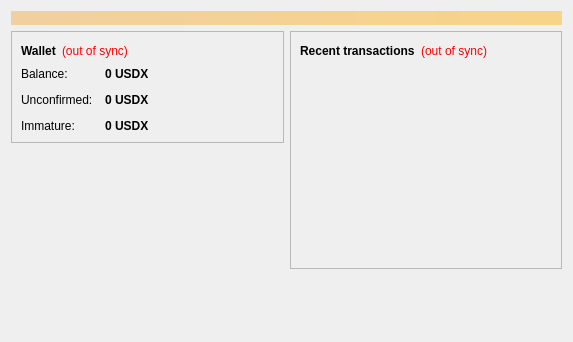
<?xml version="1.0" encoding="UTF-8"?>
<ui version="4.0">
 <class>OverviewPage</class>
 <widget class="QWidget" name="OverviewPage">
  <property name="geometry">
   <rect>
    <x>0</x>
    <y>0</y>
    <width>573</width>
    <height>342</height>
   </rect>
  </property>
  <property name="windowTitle">
   <string>Form</string>
  </property>
  <layout class="QVBoxLayout" name="topLayout">
   <item>
    <widget class="QLabel" name="labelAlerts">
     <property name="visible">
      <bool>false</bool>
     </property>
     <property name="styleSheet">
      <string notr="true">background-color: qlineargradient(x1: 0, y1: 0, x2: 1, y2: 0, stop:0 #F0D0A0, stop:1 #F8D488); color:#000000;</string>
     </property>
     <property name="wordWrap">
      <bool>true</bool>
     </property>
     <property name="margin">
      <number>3</number>
     </property>
    </widget>
   </item>
   <item>
    <layout class="QHBoxLayout" name="horizontalLayout" stretch="1,1">
     <item>
      <layout class="QVBoxLayout" name="verticalLayout_2">
       <item>
        <widget class="QFrame" name="frame">
         <property name="frameShape">
          <enum>QFrame::StyledPanel</enum>
         </property>
         <property name="frameShadow">
          <enum>QFrame::Raised</enum>
         </property>
         <layout class="QVBoxLayout" name="verticalLayout_4">
          <item>
           <layout class="QHBoxLayout" name="horizontalLayout_4">
            <item>
             <widget class="QLabel" name="label_5">
              <property name="font">
               <font>
                <weight>75</weight>
                <bold>true</bold>
               </font>
              </property>
              <property name="text">
               <string>Wallet</string>
              </property>
             </widget>
            </item>
            <item>
             <widget class="QLabel" name="labelWalletStatus">
              <property name="toolTip">
               <string>The displayed information may be out of date. Your wallet automatically synchronizes with the Usdxcoin network after a connection is established, but this process has not completed yet.</string>
              </property>
              <property name="styleSheet">
               <string notr="true">QLabel { color: red; }</string>
              </property>
              <property name="text">
               <string notr="true">(out of sync)</string>
              </property>
              <property name="alignment">
               <set>Qt::AlignLeading|Qt::AlignLeft|Qt::AlignVCenter</set>
              </property>
             </widget>
            </item>
            <item>
             <spacer name="horizontalSpacer_2">
              <property name="orientation">
               <enum>Qt::Horizontal</enum>
              </property>
              <property name="sizeHint" stdset="0">
               <size>
                <width>40</width>
                <height>20</height>
               </size>
              </property>
             </spacer>
            </item>
           </layout>
          </item>
          <item>
           <layout class="QFormLayout" name="formLayout_2">
            <property name="fieldGrowthPolicy">
             <enum>QFormLayout::AllNonFixedFieldsGrow</enum>
            </property>
            <property name="horizontalSpacing">
             <number>12</number>
            </property>
            <property name="verticalSpacing">
             <number>12</number>
            </property>
            <item row="0" column="0">
             <widget class="QLabel" name="label">
              <property name="text">
               <string>Balance:</string>
              </property>
             </widget>
            </item>
            <item row="0" column="1">
             <widget class="QLabel" name="labelBalance">
              <property name="font">
               <font>
                <weight>75</weight>
                <bold>true</bold>
               </font>
              </property>
              <property name="cursor">
               <cursorShape>IBeamCursor</cursorShape>
              </property>
              <property name="toolTip">
               <string>Your current balance</string>
              </property>
              <property name="text">
               <string notr="true">0 USDX</string>
              </property>
              <property name="textInteractionFlags">
               <set>Qt::LinksAccessibleByMouse|Qt::TextSelectableByKeyboard|Qt::TextSelectableByMouse</set>
              </property>
             </widget>
            </item>
            <item row="1" column="0">
             <widget class="QLabel" name="label_3">
              <property name="text">
               <string>Unconfirmed:</string>
              </property>
             </widget>
            </item>
            <item row="1" column="1">
             <widget class="QLabel" name="labelUnconfirmed">
              <property name="font">
               <font>
                <weight>75</weight>
                <bold>true</bold>
               </font>
              </property>
              <property name="cursor">
               <cursorShape>IBeamCursor</cursorShape>
              </property>
              <property name="toolTip">
               <string>Total of transactions that have yet to be confirmed, and do not yet count toward the current balance</string>
              </property>
              <property name="text">
               <string notr="true">0 USDX</string>
              </property>
              <property name="textInteractionFlags">
               <set>Qt::LinksAccessibleByMouse|Qt::TextSelectableByKeyboard|Qt::TextSelectableByMouse</set>
              </property>
             </widget>
            </item>
            <item row="2" column="0">
             <widget class="QLabel" name="labelImmatureText">
              <property name="text">
               <string>Immature:</string>
              </property>
             </widget>
            </item>
            <item row="2" column="1">
             <widget class="QLabel" name="labelImmature">
              <property name="font">
               <font>
                <weight>75</weight>
                <bold>true</bold>
               </font>
              </property>
              <property name="toolTip">
               <string>Mined balance that has not yet matured</string>
              </property>
              <property name="text">
               <string notr="true">0 USDX</string>
              </property>
              <property name="textInteractionFlags">
               <set>Qt::LinksAccessibleByMouse|Qt::TextSelectableByKeyboard|Qt::TextSelectableByMouse</set>
              </property>
             </widget>
            </item>
           </layout>
          </item>
         </layout>
        </widget>
       </item>
       <item>
        <spacer name="verticalSpacer">
         <property name="orientation">
          <enum>Qt::Vertical</enum>
         </property>
         <property name="sizeHint" stdset="0">
          <size>
           <width>20</width>
           <height>40</height>
          </size>
         </property>
        </spacer>
       </item>
      </layout>
     </item>
     <item>
      <layout class="QVBoxLayout" name="verticalLayout_3">
       <item>
        <widget class="QFrame" name="frame_2">
         <property name="frameShape">
          <enum>QFrame::StyledPanel</enum>
         </property>
         <property name="frameShadow">
          <enum>QFrame::Raised</enum>
         </property>
         <layout class="QVBoxLayout" name="verticalLayout">
          <item>
           <layout class="QHBoxLayout" name="horizontalLayout_2">
            <item>
             <widget class="QLabel" name="label_4">
              <property name="text">
               <string>&lt;b&gt;Recent transactions&lt;/b&gt;</string>
              </property>
             </widget>
            </item>
            <item>
             <widget class="QLabel" name="labelTransactionsStatus">
              <property name="toolTip">
               <string>The displayed information may be out of date. Your wallet automatically synchronizes with the Usdxcoin network after a connection is established, but this process has not completed yet.</string>
              </property>
              <property name="styleSheet">
               <string notr="true">QLabel { color: red; }</string>
              </property>
              <property name="text">
               <string notr="true">(out of sync)</string>
              </property>
              <property name="alignment">
               <set>Qt::AlignRight|Qt::AlignTrailing|Qt::AlignVCenter</set>
              </property>
             </widget>
            </item>
            <item>
             <spacer name="horizontalSpacer">
              <property name="orientation">
               <enum>Qt::Horizontal</enum>
              </property>
              <property name="sizeHint" stdset="0">
               <size>
                <width>40</width>
                <height>20</height>
               </size>
              </property>
             </spacer>
            </item>
           </layout>
          </item>
          <item>
           <widget class="QListView" name="listTransactions">
            <property name="styleSheet">
             <string notr="true">QListView { background: transparent; }</string>
            </property>
            <property name="frameShape">
             <enum>QFrame::NoFrame</enum>
            </property>
            <property name="verticalScrollBarPolicy">
             <enum>Qt::ScrollBarAlwaysOff</enum>
            </property>
            <property name="horizontalScrollBarPolicy">
             <enum>Qt::ScrollBarAlwaysOff</enum>
            </property>
            <property name="selectionMode">
             <enum>QAbstractItemView::NoSelection</enum>
            </property>
           </widget>
          </item>
         </layout>
        </widget>
       </item>
       <item>
        <spacer name="verticalSpacer_2">
         <property name="orientation">
          <enum>Qt::Vertical</enum>
         </property>
         <property name="sizeHint" stdset="0">
          <size>
           <width>20</width>
           <height>40</height>
          </size>
         </property>
        </spacer>
       </item>
      </layout>
     </item>
    </layout>
   </item>
  </layout>
 </widget>
 <resources/>
 <connections/>
</ui>
